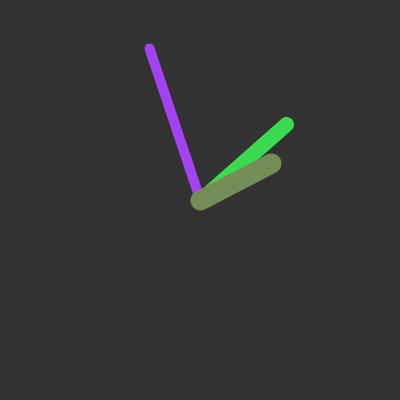
Frame 1 (no input)
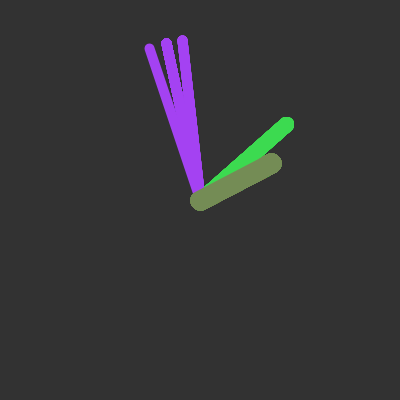
Frame 60 (the mouse pressed at the canvas centre just before this capture)
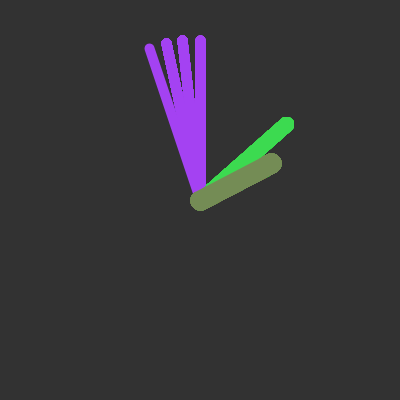
Frame 120 (the mouse held since frame 60 and released just before this capture)

The Processing sketch that drew these frames (run headless with seeded random() and noise(); from frame 60 on, the mouse is pressed at the canvas centre):

// Processing sketch: processing_76139
// ── processing_76139.pde

//Sarah Anderson, seanders
//EMS HW6 Clock


color colS, colM, colH;
float s,m,h,rotS,rotM, rotH,txt;



void setup()
{
size(400,400);
smooth();
background(50);
colS= color(random(255),random(255),random(255));
colM= color(random(255),random(255),random(255));
colH= color(random(255),random(255),random(255));
s= second();
m= minute();
h= hour();


}

void draw()
{

secs();
mins();
hours();

  if (second()%60==0)//resets the seconds
    {
    
    background(50);
    secs();
    mins();
    hours();
    }
  
}



void secs()
{
rotS=map(second(),0,59,-180,180);  
strokeWeight(10);  
stroke(colS);
pushMatrix();
translate(width/2,height/2);
rotate(radians(rotS));
line(0,0,0,height/2.5);
popMatrix();

  
}

void mins()
{
rotM=map(minute(),0,59,-180,180);  
strokeWeight(15);  
stroke(colM);
pushMatrix();
translate(width/2,height/2);
rotate(radians(rotM));
line(0,0,0,height/3.5);
popMatrix();  
}

void hours()
{
rotH=map(hour()%12,0,23,-180,180);  
strokeWeight(20);  
stroke(colH);
pushMatrix();
translate(width/2,height/2);
rotate(radians(rotH));
line(0,0,0,height/5);
popMatrix();    
}
  
